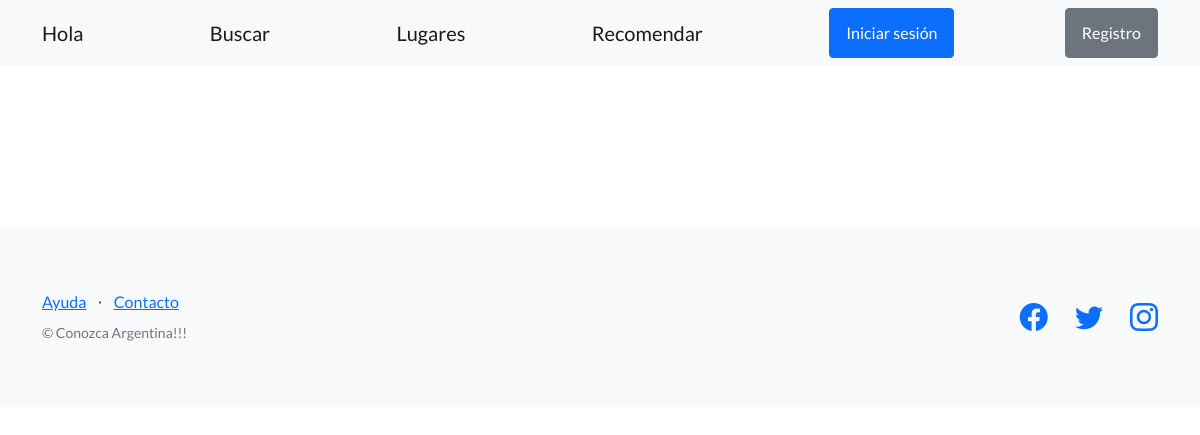
The page /plataforma/pages/ on the database as committed earlier.
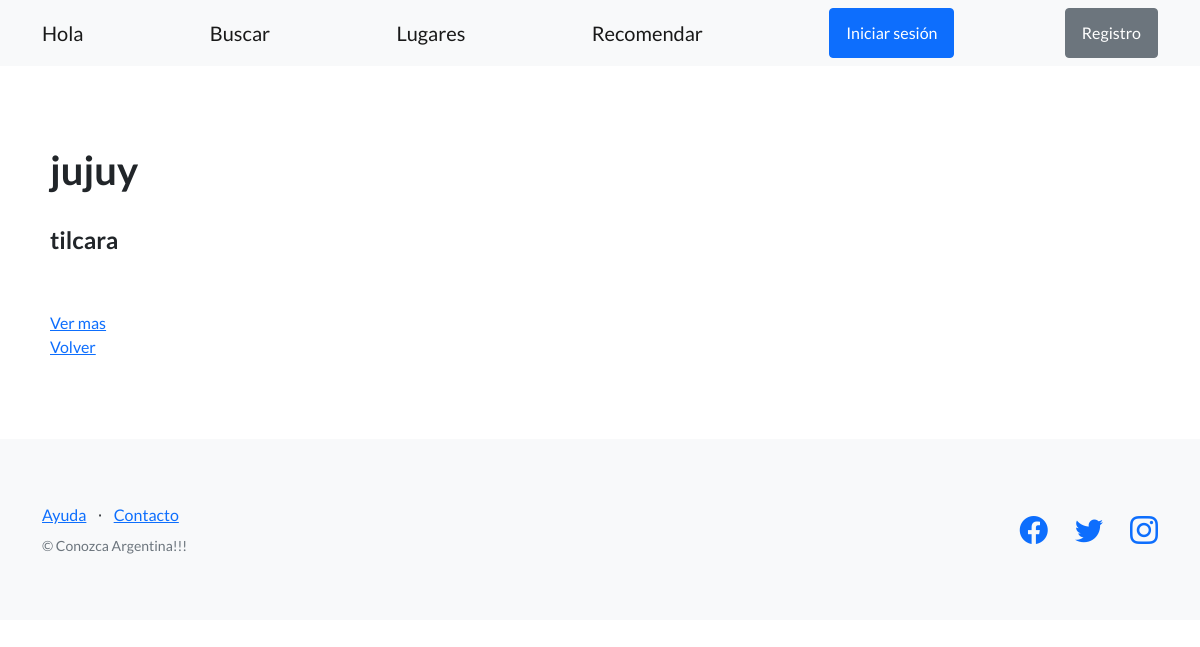
The same page on the database as committed later.
### viajeros/models.py (models this page shows, shortened)
class Lugares(models.Model):
    provincia = models.CharField(max_length=100)
    ciudad = models.CharField(max_length=100)
    descripcion = models.CharField(max_length=2500)
    autor = models.CharField(max_length=100)
    fecha_publicacion = models.DateField("Fecha Actual(mm/dd/year)", auto_now_add=True)
    imagen = models.ImageField(upload_to="imagenes",null=True,blank=True)

### viajeros/views.py (the view)
# urls.py: path('pages/',listar_lugares, name="listar_lugares"),
def listar_lugares(request):
    contexto = {
        'lugares': Lugares.objects.all()
    }
    return render(
        request=request,
        template_name='viajeros/formulario_lugares.html',
        context=contexto,
    )

### viajeros/templates/viajeros/formulario_lugares.html (shortened to what this page needs)
{% extends "viajeros/base.html" %}
{% block contenido %}
{% for lugar in lugares %}
  <h1>{{ lugar.provincia }}</h1>
  <br>
  <h4>{{ lugar.ciudad }}</h4>
  <br>
  <br>
  <a href="{% url 'ver_lugar' lugar.id %}">Ver mas</a>
  <br>
  <a href="{% url 'inicio' %}">Volver</a>
{% endfor %}
{% endblock contenido %}

### viajeros/templates/viajeros/base.html (shortened to what this page needs)
{% load static %}
<!DOCTYPE html>
<html lang="en">
    <head>
        <link href="https://cdn.jsdelivr.net/npm/bootstrap-icons@1.5.0/font/bootstrap-icons.css" rel="stylesheet" type="text/css" />
        <link href="{% static 'css/styles.css' %}" rel="stylesheet" />
    </head>
    <body>
        <nav class="navbar navbar-light bg-light static-top">
            <div class="container">
                <a class="navbar-brand" href={% url 'listar_about_me'%}>Hola</a>
                <a class="navbar-brand" href={% url 'listar_busquedas'%}>Buscar</a>
                <a class="navbar-brand" href={% url 'listar_lugares'%}>Lugares</a>
                <a class="navbar-brand" href={% url 'crear_lugar'%}>Recomendar</a>
                {% if user.is_authenticated %}
                <div class="dropdown">
                    <button class="btn btn-secondary dropdown-toggle" type="button" id="dropdownMenuButton1" data-bs-toggle="dropdown" aria-expanded="false">
                        <div style="display: inline-flex;">
                            <span style="padding: 0px 30px 0px 0px;">{{ user.username }}</span>
                            <div>
                                <img src="{{ user.avatar.imagen.url }}" style="width:50px;"/>
                            </div>
                        </div>
                    </button>
                    <ul class="dropdown-menu" aria-labelledby="dropdownMenuButton1">
                        <li>
                            <a class="dropdown-item" href="{% url 'editar_perfil' %}">Editar mis datos</a>
                        </li>
                        <li>
                            <a class="dropdown-item" href="{% url 'agregar_avatar' %}">Agregar Avatar</a>
                        </li>
                        <li>
                            <a class="dropdown-item" href="{% url 'logout' %}"><strong>Cerrar Sesión</strong></a></li>
                        </li>
                    </ul>
                  </div>
                </div>
                {% else %}
                <a class="btn btn-primary" href="{% url 'login' %}">Iniciar sesión</a>
                <a class="btn btn-secondary" href="{% url 'registro' %}">Registro</a>
                {% endif %}
            </div>
        </nav>
        <section style="padding:80px 50px;">
            {% block contenido %}
            {% endblock contenido %}
        </section>
        <footer class="footer bg-light">
            <div class="container">
                <div class="row">
                    <div class="col-lg-6 h-100 text-center text-lg-start my-auto">
                        <ul class="list-inline mb-2">
                            <li class="list-inline-item"><a href="#!">Ayuda</a></li>
                            <li class="list-inline-item">⋅</li>
                            <li class="list-inline-item"><a href="#!">Contacto</a></li>
                        </ul>
                        <p class="text-muted small mb-4 mb-lg-0">&copy; Conozca Argentina!!!</p>
                    </div>
                    <div class="col-lg-6 h-100 text-center text-lg-end my-auto">
                        <ul class="list-inline mb-0">
                            <li class="list-inline-item me-4">
                                <a href="#!"><i class="bi-facebook fs-3"></i></a>
                            </li>
                            <li class="list-inline-item me-4">
                                <a href="#!"><i class="bi-twitter fs-3"></i></a>
                            </li>
                            <li class="list-inline-item">
                                <a href="https://www.instagram.com/espndeportes/?hl=es"><i class="bi-instagram fs-3"></i></a>
                            </li>
                        </ul>
                    </div>
                </div>
            </div>
        </footer>
    </body>
</html>

Rows that differ between the two databases and show on the page:
added Lugares: provincia "jujuy", ciudad "tilcara"
